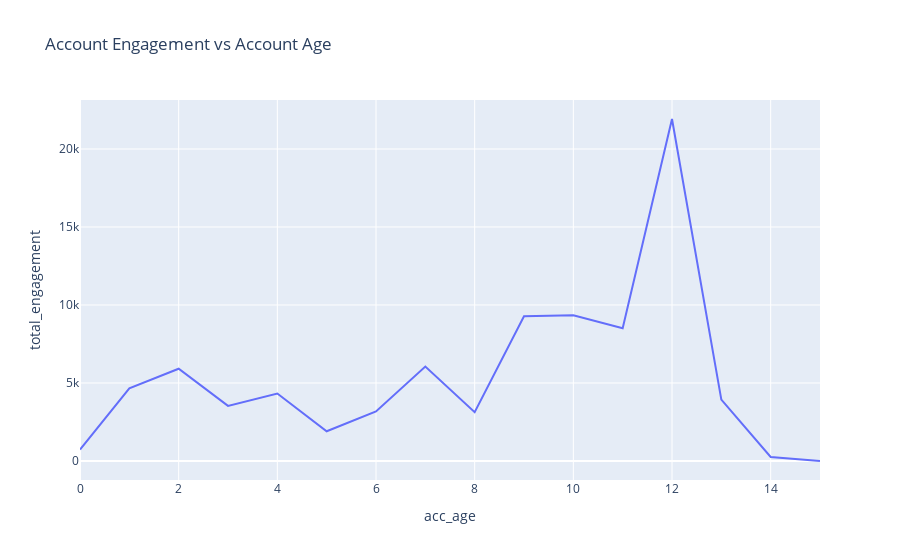

Notebook source saved alongside this figure:
### Markdown cell above
##### e. Account Engagement vs Account Age

### Code cell
age=df.groupby('acc_age',as_index=False).agg({'total_engagement':'sum'})
px.line(age,x='acc_age',y='total_engagement',labels={'x':'age','y':'engagement'}, title = "Account Engagement vs Account Age")

### Figure 1 — Plotly figure (JSON) as saved in the notebook; plotly's stock layout.template omitted (floating-point values rounded to 4 significant figures)
{"data": [{"hovertemplate": "acc_age=%{x}<br>total_engagement=%{y}<extra></extra>", "legendgroup": "", "line": {"color": "#636efa", "dash": "solid"}, "mode": "lines", "name": "", "orientation": "v", "showlegend": false, "type": "scatter", "x": [0, 1, 2, 3, 4, 5, 6, 7, 8, 9, 10, 11, 12, 13, 14, 15], "xaxis": "x", "y": [733, 4663, 5915, 3533, 4323, 1907, 3176, 6049, 3126, 9283, 9341, 8505, 21922, 3934, 258, 0], "yaxis": "y"}], "layout": {"legend": {"tracegroupgap": 0}, "title": {"text": "Account Engagement vs Account Age"}, "xaxis": {"anchor": "y", "domain": [0, 1], "title": {"text": "acc_age"}}, "yaxis": {"anchor": "x", "domain": [0, 1], "title": {"text": "total_engagement"}}}}
